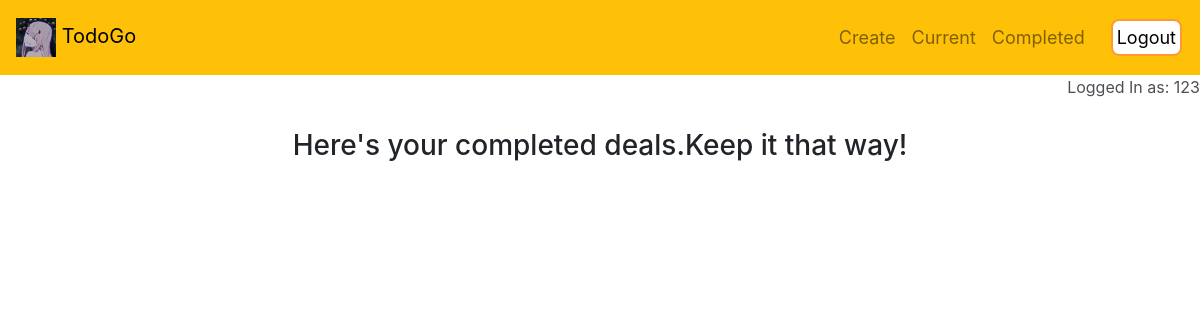
Before: /completed/ (signed in) with the older database file.
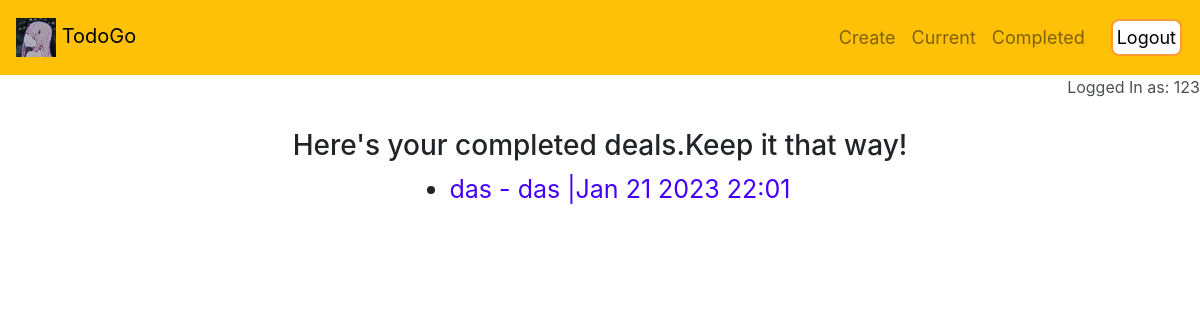
After: the same page with the newer database file.
### todo/models.py (models this page shows, shortened)
class Todo(models.Model):
    title = models.CharField(max_length=100)
    description = models.TextField(blank=True)
    date_created = models.DateTimeField(auto_now_add=True)
    date_completed = models.DateTimeField(null=True, blank=True)
    important = models.BooleanField(default=False)
    user = models.ForeignKey(User, on_delete=models.CASCADE, null=False)

### todo/views.py (the view)
# urls.py: path('completed/', views.completedtodos, name='completedtodos'),
@login_required
def completedtodos(request):
    todos = Todo.objects.filter(user=request.user, date_completed__isnull=False).order_by('-date_completed')
    return render(request, 'todo/completedtodos.html', {'todos':todos})

### todo/templates/todo/completedtodos.html
{% extends 'todo/base.html' %}
{% block content %}
<h3 class="currentcenter">Here's your completed deals.Keep it that way!</h3>
<div class='currenttodos'>
    <ul style=" font-size: 25px;" >
        {% for todo in todos %}
        <li>
            {% if todo.important %}
                <b><a style="color: rgb(233, 29, 29);" href="{% url 'viewtodo' todo.id %}">{{ todo.title }}
            {% else %}
                <a style="color: rgb(68, 0, 253);" href="{% url 'viewtodo' todo.id %}">{{ todo.title }}
            {% endif %}
            {% if todo.description %} - {{ todo.description }}{% endif %}
                |{{ todo.date_completed|date:'M j Y H:i' }}</a>
        </li>
        {% endfor %}
    </ul>
{% endblock %}

Changed rows visible on the page:
added Todo: title "das", description "das", date_completed "Jan 21 2023 22:01"
